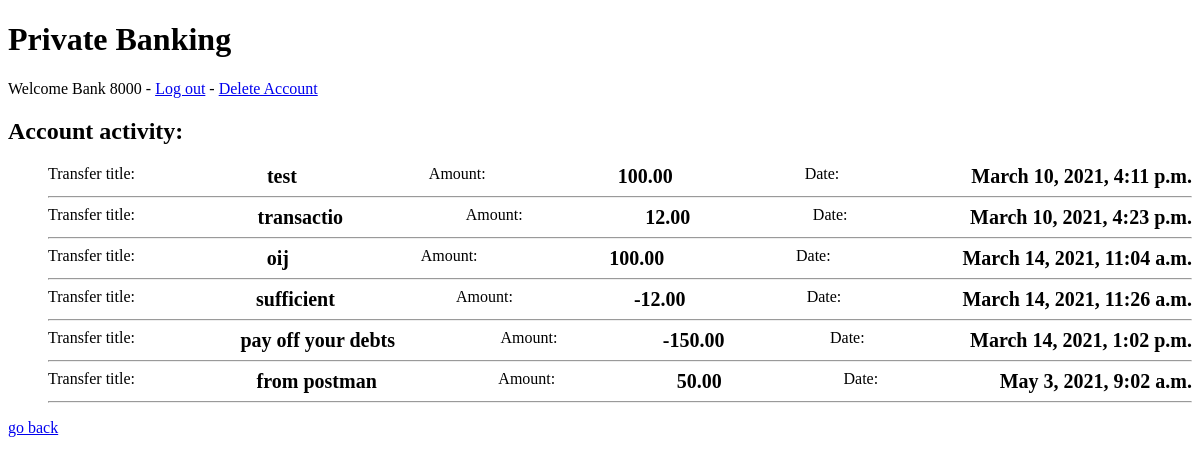
The app's page /banking_app/activity/2 (signed in), older data.
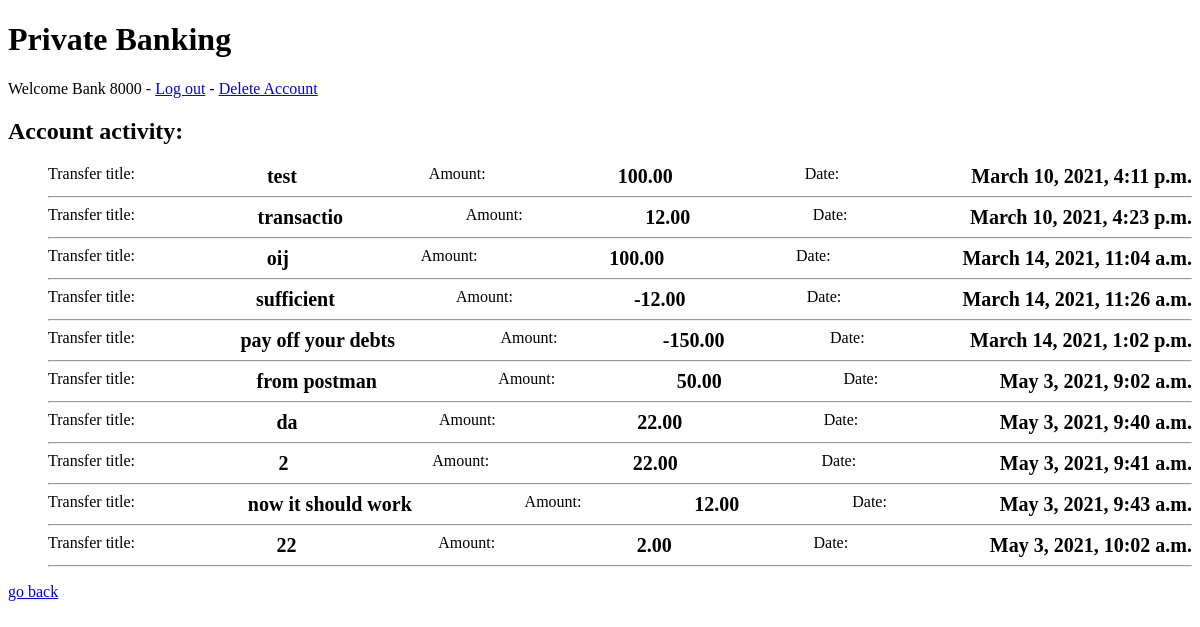
The same page, newer data.
### banking_app/models.py (models this page shows, shortened)
class Ledger(models.Model):
    account = models.ForeignKey(Account, on_delete=models.CASCADE, related_name="fromAccount")
    amount = models.DecimalField(max_digits=100, decimal_places=2)
    text = models.CharField(null=True, max_length=200)
    timestamp = models.DateTimeField(auto_now_add=True)
    transaction_id = models.CharField(max_length=100, blank=True)

### banking_app/views.py (the view)
# urls.py: path('activity/<account_id>', views.activity, name='activity'),
@login_required
def activity(request, account_id):
    assert not is_employee(request.user)
    activities = Ledger.objects.filter(account=account_id)
    context = {
        'activities': activities,
    }
    return render(request, 'banking_app/activity.html', context)

### banking_app/utils.py (called while the page is built)
def is_employee(userr) -> bool:
    return False if Customer.objects.filter(user=userr) else True

### banking_app/templates/banking_app/activity.html
{% extends 'banking_app/base.html' %} {% block content %}
<h2>Account activity:</h2>
<ol>
  {% for activity in activities %}
  <li style="display: flex; justify-content: space-between">
    Transfer title: <span style="font-weight: bold; font-size: 20px;">{{ activity.text }}</span>
    Amount: <span style="font-weight: bold; font-size: 20px;">{{ activity.amount }}</span>
    Date: <span style="font-weight: bold; font-size: 20px;">{{ activity.timestamp }}</span>
  </li>
  <hr />
  {% endfor %}
</ol>
<a href={% url 'banking_app:index' %}>go back</a>
{% endblock %}

### banking_app/templates/banking_app/base.html (shortened to what this page needs)
<!DOCTYPE html>
<html lang="en">
  <head>
  </head>
  <body>
    <h1>Private Banking</h1>
    <p>
      Welcome {{ user }} - <a href="{% url 'login_app:logout' %}">Log out</a> -
      <a href="{% url 'login_app:delete_account' %}">Delete Account</a>
    </p>
    {% block content %} {% endblock %} {% block footer %} {% endblock %}
  </body>
</html>

Row changes from the older to the newer data that the page shows:
added Ledger: text "da", amount "22.00", timestamp "May 3, 2021, 9:40 a.m."
added Ledger: text "2", amount "22.00", timestamp "May 3, 2021, 9:41 a.m."
added Ledger: text "now it should work", amount "12.00", timestamp "May 3, 2021, 9:43 a.m."
added Ledger: text "22", amount "2.00", timestamp "May 3, 2021, 10:02 a.m."
